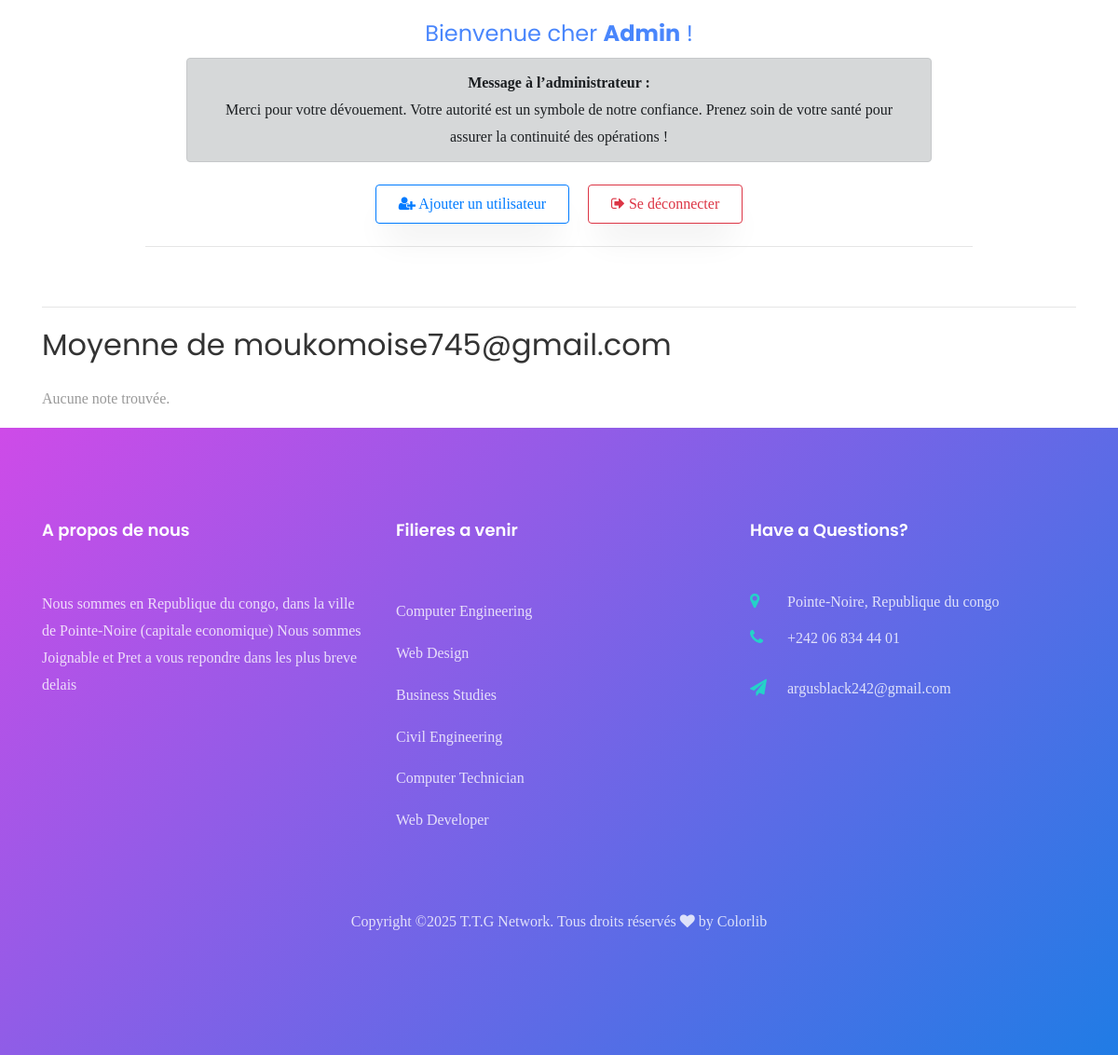
The page /moyenne/TTG-2025-UN67/ (signed in, lower part) on the database as committed earlier.
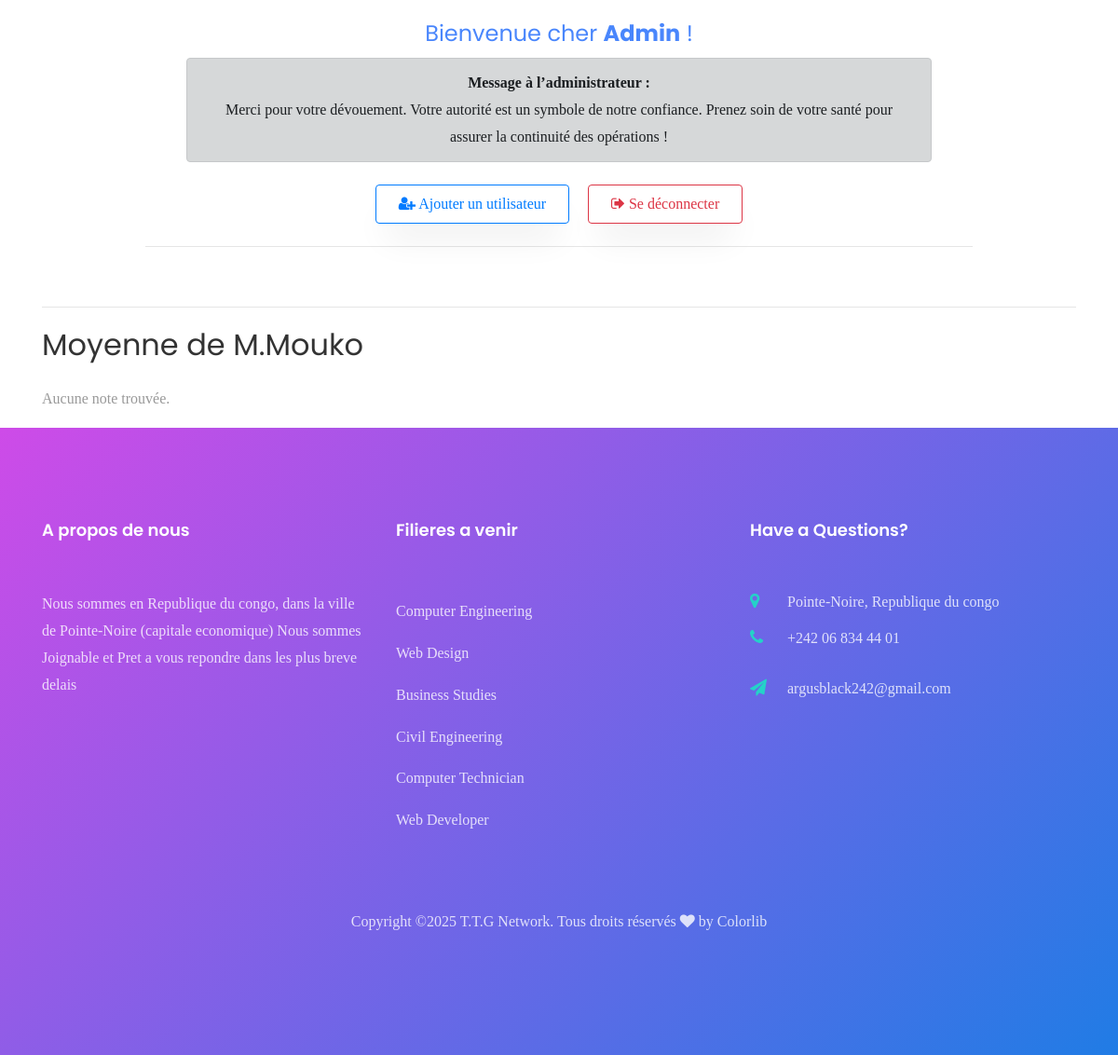
The same page on the database as committed later.
### core/models.py (models this page shows, shortened)
class Etudiant(models.Model):
    user = models.OneToOneField(User, on_delete=models.CASCADE, limit_choices_to={'role': 'etudiant'})
    option = models.ForeignKey(Option, on_delete=models.SET_NULL, null=True)
    filiere = models.ForeignKey(Filiere, on_delete=models.SET_NULL, null=True)
    niveau = models.ForeignKey(Niveau, on_delete=models.SET_NULL, null=True)
    date_inscription = models.DateField(default=timezone.now)

class User(AbstractUser):
    ROLES = (
        ('admin', 'Administrateur'),
        ('formateur', 'Formateur'),
        ('etudiant', 'Étudiant'),
        ('parent', 'Parent'),
    )
    role = models.CharField(max_length=20, choices=ROLES)
    code_formateur = models.CharField(max_length=10, unique=True, null=True, blank=True)
    code_parent = models.CharField(max_length=10, unique=True, null=True, blank=True)
    matricule = models.CharField(max_length=30, unique=True, null=True, blank=True)
    def __str__(self):
        return f"{self.username} ({self.role})"

### core/views.py (the view, shortened to what this page needs)
# urls.py: path('moyenne/<str:matricule>/', views.moyenne_etudiant, name='moyenne_etudiant'),
@login_required
def moyenne_etudiant(request, matricule):
    etudiant = get_object_or_404(Etudiant, user__matricule=matricule)
    notes = Note.objects.filter(etudiant=etudiant)
    if not notes.exists():
        return render(request, 'moyenne.html', {'etudiant': etudiant, 'message': "Aucune note trouvée."})

### core/templates/moyenne.html (shortened to what this page needs)
{% extends "base.html" %}
{% block content %}
  <hr>
  <h2>Moyenne de {{ etudiant.user.username }}</h2>
{% if message %}
  <p>{{ message }}</p>
{% endif %}
{% endblock %}

### core/templates/base.html (shortened to what this page needs)
<!DOCTYPE html>
<html lang="en">
  {% load static %}
<head>
	<link rel="stylesheet" href="https://stackpath.bootstrapcdn.com/font-awesome/4.7.0/css/font-awesome.min.css">
	<link rel="stylesheet" href="{% static 'css/animate.css' %}">
	<link rel="stylesheet" href="{% static 'css/feuille.css' %}">
	<link rel="stylesheet" href="{% static 'css/owl.carousel.min.css' %}">
	<link rel="stylesheet" href="{% static 'css/owl.theme.default.min.css' %}">
	<link rel="stylesheet" href="{% static 'css/magnific-popup.css' %}">
	<link rel="stylesheet" href="{% static 'css/bootstrap-datepicker.css' %}">
	<link rel="stylesheet" href="{% static 'css/jquery.timepicker.css' %}">
	<link rel="stylesheet" href="{% static 'css/flaticon.css' %}">
	<link rel="stylesheet" href="{% static 'css/style.css' %}">
</head>
<body>
  <section>
    <div class="container" id="base">
    <main class="py-4 text-center">
      {% if user.is_authenticated %}
        {% if user.role %}
          <p class="text-primary h4">Bienvenue cher <strong>{{ user.role }}</strong> !</p>
        {% else %}
          <p class="text-primary h4">Bienvenue cher <strong>Admin</strong> !</p>
        {% endif %}
        {% if user.matricule %}
          <p class="text-info">Ton matricule est : <strong>{{ user.matricule }}</strong></p>
          <div class="alert alert-success" role="alert" style="max-width: 800px; margin: auto;">
            <strong>Message à l'étudiant :</strong><br>
            Merci d'avoir choisi <em>T.T.G Network - Gestion École</em>. Nous vous garantissons un apprentissage sérieux et rigoureux. Main dans la main, nous comblerons nos lacunes ensemble. Bon courage !
          </div>
        {% else %}
          <div class="alert alert-dark" role="alert" style="max-width: 800px; margin: auto;">
            <strong>Message à l’administrateur :</strong><br>
            Merci pour votre dévouement. Votre autorité est un symbole de notre confiance. Prenez soin de votre santé pour assurer la continuité des opérations !
          </div>
        {% endif %}
      {% endif %}
      <div class="mt-4 d-flex justify-content-center gap-3" style="gap: 20px;">
        <a href="{% url 'urlregister' %}" class="btn btn-outline-primary px-4 py-2">
          <i class="fa fa-user-plus"></i> Ajouter un utilisateur
        </a>
        <a href="{% url 'urllogout' %}" class="btn btn-outline-danger px-4 py-2">
          <i class="fa fa-sign-out"></i> Se déconnecter
        </a>
      </div>
      <hr class="my-4" style="width: 80%;">
    </main>
    </div>
  </section>
  <section >
    <div class="container">
      {% block content %}{% endblock %}
    </div>
  </section>
<footer class="ftco-footer ftco-no-pt">
  <div class="container">
    <div class="row mb-5">
      <div class="col-md pt-5">
        <div class="ftco-footer-widget pt-md-5 mb-4">
          <h2 class="ftco-heading-2">A propos de nous</h2>
          <p>Nous sommes en Republique du congo, dans la ville de Pointe-Noire (capitale economique) Nous sommes Joignable et Pret a vous repondre dans les plus breve delais</p>
          <ul class="ftco-footer-social list-unstyled float-md-left float-lft">
          </ul>
        </div>
      </div>
      <div class="col-md pt-5">
        <div class="ftco-footer-widget pt-md-5 mb-4">
          <h2 class="ftco-heading-2">Filieres a venir</h2>
          <ul class="list-unstyled">
            <li><a href="#" class="py-2 d-block">Computer Engineering</a></li>
            <li><a href="#" class="py-2 d-block">Web Design</a></li>
            <li><a href="#" class="py-2 d-block">Business Studies</a></li>
            <li><a href="#" class="py-2 d-block">Civil Engineering</a></li>
            <li><a href="#" class="py-2 d-block">Computer Technician</a></li>
            <li><a href="#" class="py-2 d-block">Web Developer</a></li>
          </ul>
        </div>
      </div>
      <div class="col-md pt-5">
        <div class="ftco-footer-widget pt-md-5 mb-4">
          <h2 class="ftco-heading-2">Have a Questions?</h2>
          <div class="block-23 mb-3">
            <ul>
              <li><span class="icon fa fa-map-marker"></span><span class="text">Pointe-Noire, Republique du congo</span></li>
              <li><a href="#"><span class="icon fa fa-phone"></span><span class="text">+242 06 834 44 01</span></a></li>
              <li><a href="#"><span class="icon fa fa-paper-plane"></span><span class="text">argusblack242@gmail.com</span></a></li>
            </ul>
          </div>
        </div>
      </div>
    </div>
    <div class="row">
      <div class="col-md-12 text-center">
        <p>
          Copyright &copy;<script>document.write(new Date().getFullYear());</script> T.T.G Network. Tous droits réservés <i class="fa fa-heart" aria-hidden="true"></i> by <a href="https://colorlib.com" target="_blank">Colorlib</a>
          </p>
        </div>
      </div>
    </div>
  </footer>
</body>
</html>

### core/static/css/feuille.css (style rules this page uses)
section { font-family:Cambria, Cochin, Georgia, Times, 'Times New Roman', serif; font-family: 'Franklin Gothic Medium', 'Arial Narrow', Arial, sans-serif; }
div { font-family:Cambria, Cochin, Georgia, Times, 'Times New Roman', serif; }
#base { text-align: center; font-family:Cambria, Cochin, Georgia, Times, 'Times New Roman', serif; width: 100%; }

### core/templates/base.html (style rules this page uses)
h2::after { font-family: 'Franklin Gothic Medium', 'Arial Narrow', Arial, sans-serif; text-align: center; content: ''; display: block; width: 60%; height: 4px; margin: 8px auto 0; border-radius: 2px; }

Rows that differ between the two databases and show on the page:
changed through a linked row, Etudiant: user.username "moukomoise745@gmail.com" → "M.Mouko"
